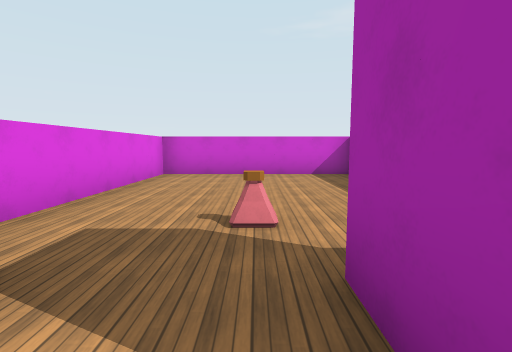
view 1 (above)

24 first-person views from a walk through a 3-D level made in the Godot game engine. The camera is 1.5 m above the floor, tilts 6° down and sees 85° across. The floor is counted in squares, 2.04 m on a side. Each view is taken from the middle of a square. On the plan, view 1 faces up. The plan holds only what a view shows up to about 10 squares ahead; the rest is blank. The place goes on beyond the plan. Surface patterns are stand-ins for the level's own textures.

view 2
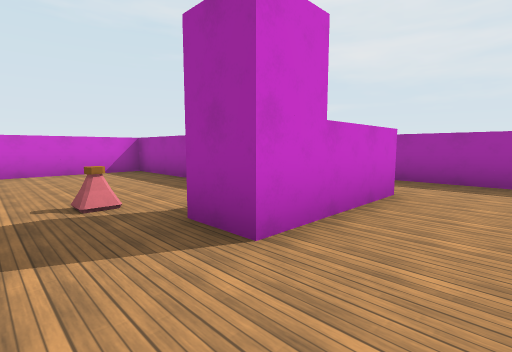

view 3
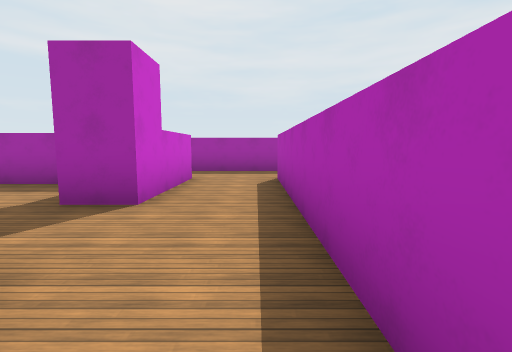

view 4
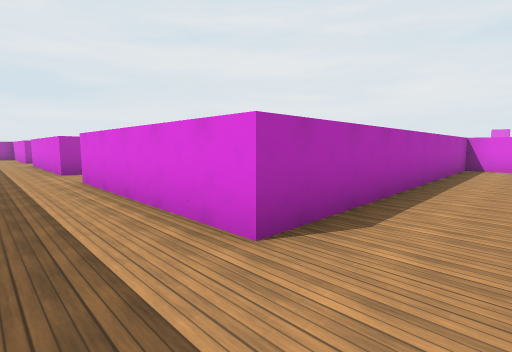

view 5
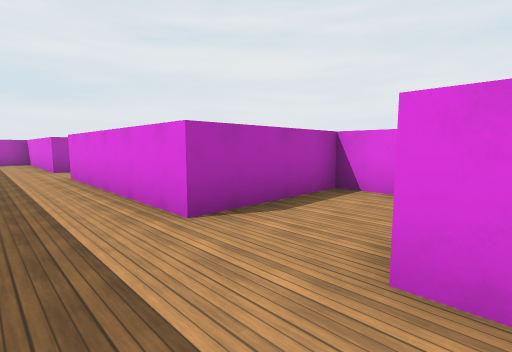

view 6
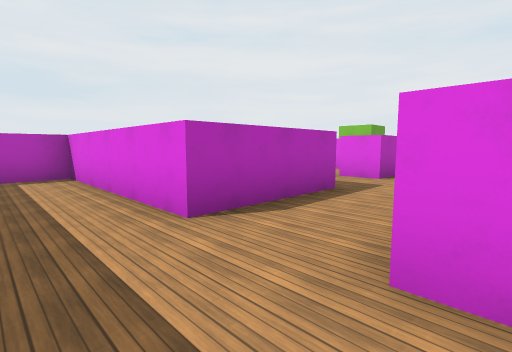

view 7
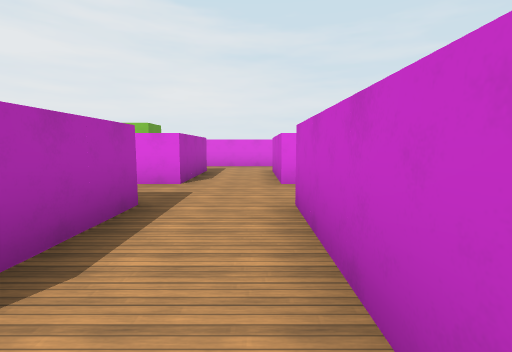

view 8
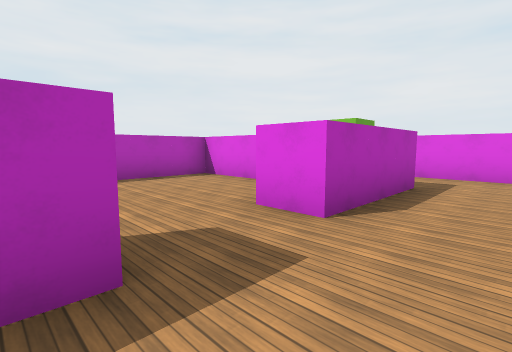

view 9
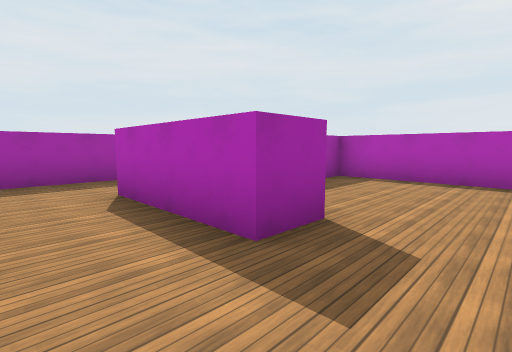

view 10
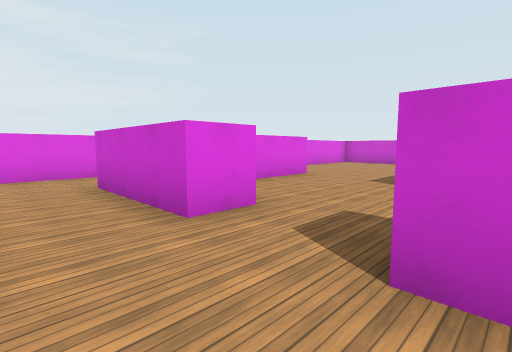

view 11
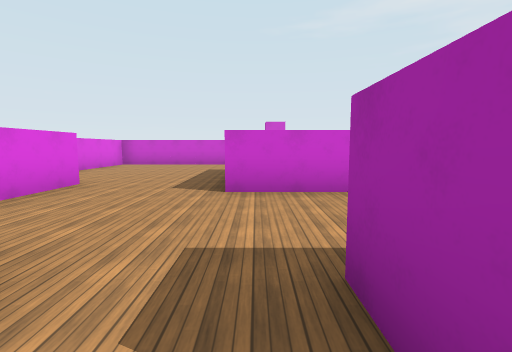

view 12
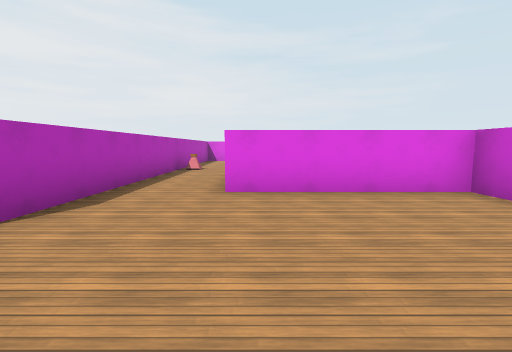

view 13
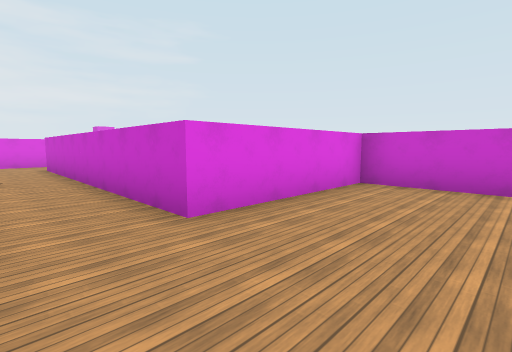

view 14
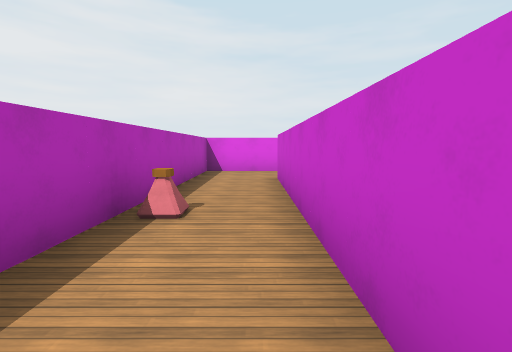

view 15
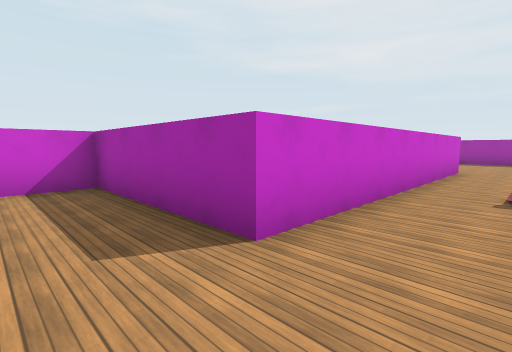

view 16
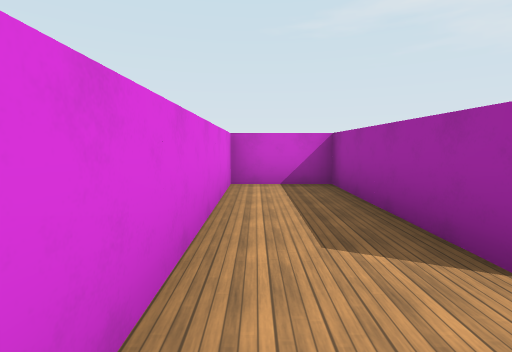

view 17
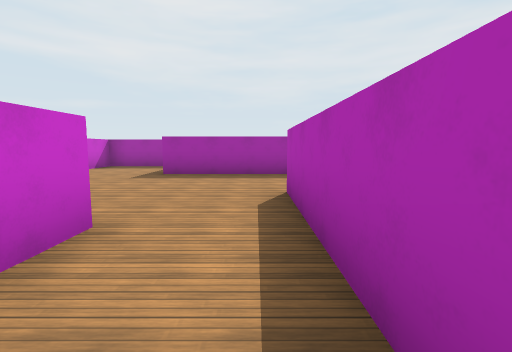

view 18
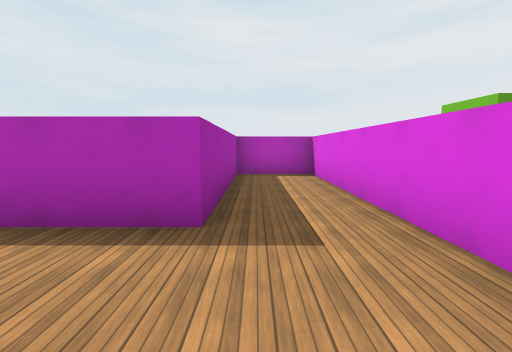

view 19
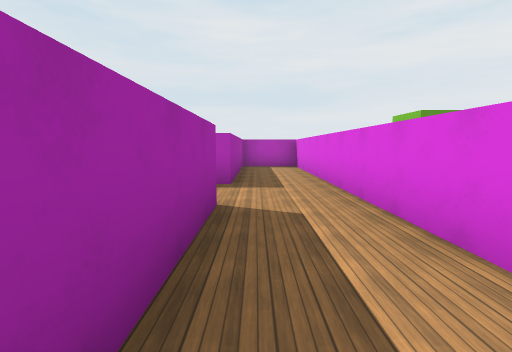

view 20
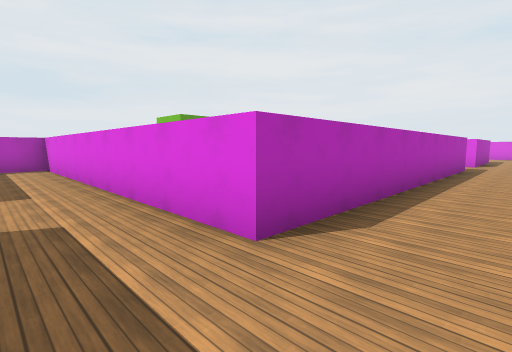

view 21
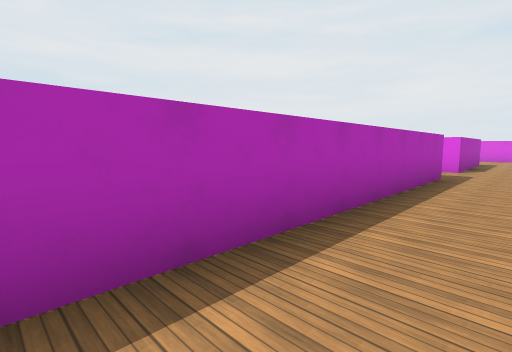

view 22
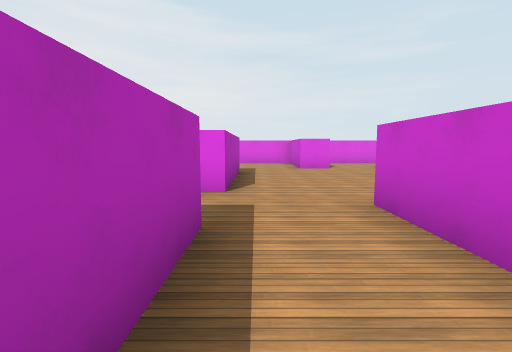

view 23
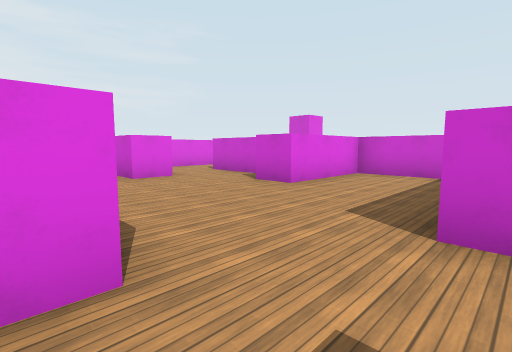

view 24
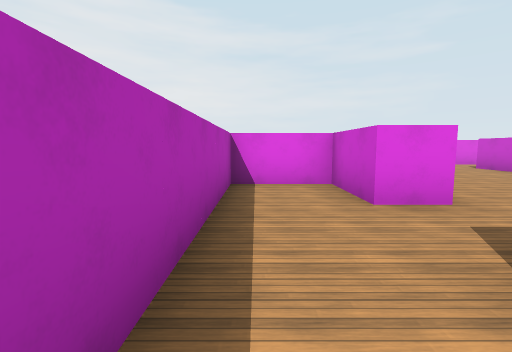

### Floor plan
Ten units are one square. View 1 is at (0, 0); x grows to the right and y downward. Boxes are objects, and circles mark ways between rooms. Rooms are numbered by the first view taken in them; rooms with no view inside come last. Other rooms are left out.
<svg viewBox="-240 -80 300 290">
<path fill="none" stroke="#000" d="M-55 4 -55 15 35 15 35 65M35 -5 5 -5 5 -15M5 74 5 85 35 85 35 135 5 135 5 125M55 18 55 -12M-65 115 -65 205 -45 205 -45 155 -15 155M-15 125 -15 135 -45 135 -45 115M5 155 35 155 35 205 48 205M55 162 55 142M-31 25 -55 25 -55 65 -135 65 -135 25 -155 25 -155 85 -35 85 -35 105M-5 89 -5 55M16 95 -5 95M21 25 11 25M-155 115 -65 115M-145 95 -165 95M-214 115 -175 115M-174 45 -195 45 -195 75 -205 75M-215 65 -235 65M-225 84 -225 95M-45 115 -45 105M-175 115 -175 125 -195 125 -195 145 -145 145M25 -29 25 -75 -25 -75 -25 -26M5 166 5 155M-35 175 -35 205 25 205 25 198M-15 155 -15 165"/>
<rect x="-105" y="75" width="10" height="10" fill="#bbb"><title>potion</title></rect>
<rect x="-5" y="-35" width="10" height="10" fill="#bbb"><title>potion</title></rect>
<circle cx="-5" cy="130" r="3" fill="#2a7"/>
<circle cx="-55" cy="125" r="3" fill="#2a7"/>
<circle cx="-5" cy="-10" r="3" fill="#2a7"/>
<circle cx="-5" cy="160" r="3" fill="#2a7"/>
<circle cx="-165" cy="120" r="3" fill="#2a7"/>
<text x="-20" y="10">1</text>
<text x="-50" y="70">2</text>
<text x="-160" y="100">3</text>
<text x="-120" y="140">4</text>
<text x="0" y="-50">5</text>
<text x="-10" y="180">6</text>
</svg>
Room 1 opens to room 2. Room 1 opens to room 3. Room 1 opens to room 5. Room 1 opens to room 6. Room 3 opens to room 4.

Where each view was taken, in squares from view 1:
view 1: 0 up, 0 right, facing up
view 2: 1 down, 1 left, facing up-right
view 3: 1 down, 3 left, facing right
view 4: 0 up, 5 right, facing down-left
view 5: 6 down, 5 right, facing down-left
view 6: 13 down, 5 right, facing down-left
view 7: 14 down, 4 right, facing left
view 8: 14 down, 1 right, facing down-left
view 9: 14 down, 1 left, facing down-right
view 10: 15 down, 1 right, facing up-left
view 11: 14 down, 0 right, facing up
view 12: 6 down, 1 left, facing left
view 13: 8 down, 3 left, facing up-left
view 14: 7 down, 7 left, facing left
view 15: 8 down, 15 left, facing up-right
view 16: 8 down, 15 left, facing up
view 17: 8 down, 8 left, facing right
view 18: 13 down, 5 left, facing down
view 19: 10 down, 5 left, facing down
view 20: 10 down, 5 left, facing down-left
view 21: 10 down, 8 left, facing down-left
view 22: 11 down, 13 left, facing left
view 23: 12 down, 16 left, facing up-left
view 24: 14 down, 14 left, facing left
